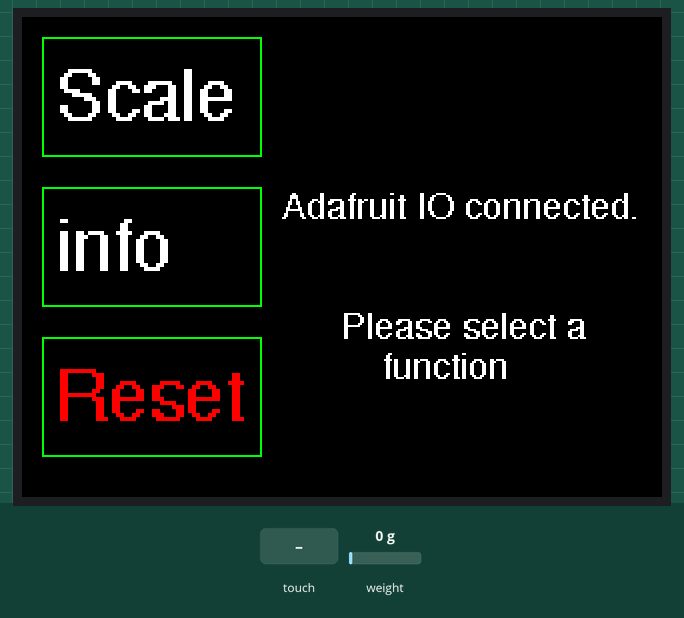
Bench run of a sketch on a simulated ESP32. Shown: 320×240 colour display. The test bench sets the inputs (shaded band); at power-on: weight on the scale 0 g. What the sketch prints to the serial monitor is not drawn.

Above: at 5.3 s.
5.4 s: touch panel pressed at 13 % / 10 % of its raw x / y range
At 6.4 s:
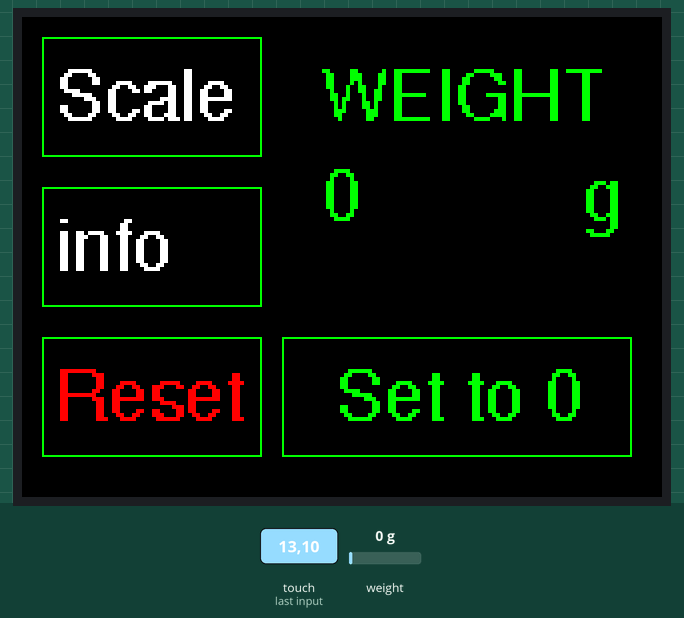
8.4 s: touch panel pressed at 38 % / 10 % of its raw x / y range
At 8.8 s:
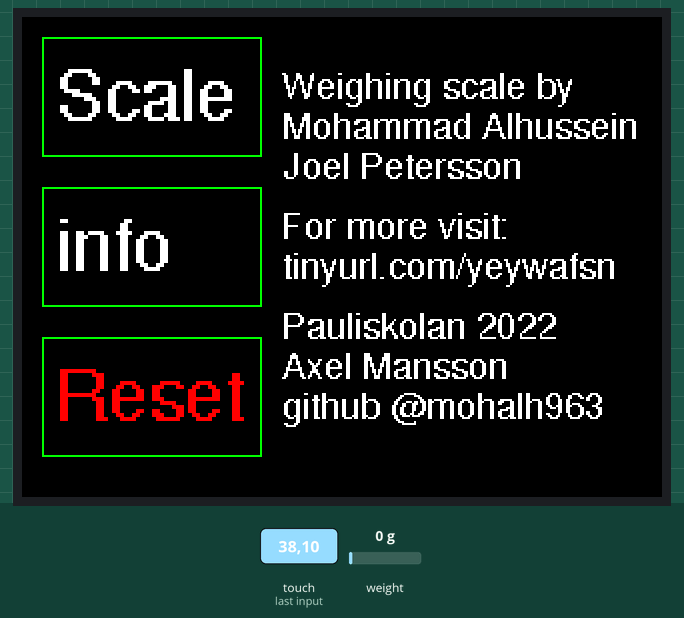
Timing chart, 0 to 8.9 s (numbered marks = the images above; inputs shaded):
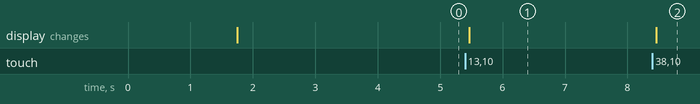

Measured:
- after the input at 5.4 s, the display: changes after 0.06 s (image 1)
- after the input at 8.4 s, the display: changes after 0.06 s (image 2)

The sketch:

Weighing_scale_final_v.ino
```cpp
#include <HX711_ADC.h>
#include <Wire.h>
#include <Adafruit_GFX.h>    // Core graphics library
#include <Adafruit_ILI9341.h> // Hardware-specific library
#include <Adafruit_STMPE610.h> //touchscreen library
#include <Fonts/FreeSans9pt7b.h>
#include "config.h" // network & AIO config
#include <BlockNot.h>

//define display pins
#define STMPE_CS 32
#define TFT_CS   15
#define TFT_DC   33
#define SD_CS    14

Adafruit_ILI9341 tft = Adafruit_ILI9341(TFT_CS, TFT_DC);
Adafruit_STMPE610 ts = Adafruit_STMPE610(STMPE_CS);

//Human interface buttons
boolean buttonScaleOn = true;
boolean buttonInfoOn  = true;

//AIO feed
AdafruitIO_Feed *GYARB1 = io.feed("GYARB1");

//define touchscreen coordinates
#define TS_MINX 3800
#define TS_MAXX 100
#define TS_MINY 100
#define TS_MAXY 3750

//pins:
const int HX711_dout = 16; //mcu > HX711 dout pin
const int HX711_sck = 22; //mcu > HX711 sck pin

//HX711 constructor:
HX711_ADC LoadCell(HX711_dout, HX711_sck);

unsigned long t = 0;

BlockNot AIOSAVE(3000); //In Milliseconds

void setup() {
  Serial.begin(115200); delay(10);
  Serial.println();
  Serial.println("Starting...");

  Serial.print("Connecting to Adafruit IO");
  io.connect();

  // wait for a connection
  while(io.status() < AIO_CONNECTED) {
    Serial.print(".");
    delay(500);
  }

  // we are connected
  Serial.println();
  Serial.println(io.statusText());

  ts.begin();
  tft.begin();
  tft.setFont(&FreeSans9pt7b);
  tft.setRotation(1);
  tft.fillScreen(ILI9341_BLACK);


  tft.drawRect(10,10, 110, 60, ILI9341_GREEN);
  tft.setCursor(17,50);
  tft.setTextColor(ILI9341_WHITE);
  tft.setTextSize(2);
  tft.print("Scale");

  tft.drawRect(10, 85, 110, 60, ILI9341_GREEN);
  tft.setCursor(17, 125 );
  tft.setTextColor(ILI9341_WHITE);
  tft.setTextSize(2);
  tft.print("info");

  tft.drawRect(10, 160, 110, 60, ILI9341_GREEN);
  tft.setCursor(17, 200 );
  tft.setTextColor(ILI9341_RED);
  tft.setTextSize(2);
  tft.print("Reset");

  tft.setTextColor(ILI9341_WHITE);
  tft.setCursor(130, 100);
  tft.setTextSize(1);
  tft.print(io.statusText());
  tft.setCursor(160, 160);
  tft.setTextSize(1);
  tft.print("Please select a");
  tft.setCursor(180, 180);
  tft.print("function");
  Serial.println("start loop");


  LoadCell.begin();
  //LoadCell.setReverseOutput(); //uncomment to turn a negative output value to positive
  unsigned long stabilizingtime = 2000; // preciscion right after power-up can be improved by adding a few seconds of stabilizing time
  boolean _tare = true; //set this to false if you don't want tare to be performed in the next step
  LoadCell.start(stabilizingtime, _tare);
  if (LoadCell.getTareTimeoutFlag() || LoadCell.getSignalTimeoutFlag()) {
    Serial.println("Timeout, check MCU>HX711 wiring and pin designations");
    while (1);
  }
  else {
    LoadCell.setCalFactor(452.0); // user set calibration value (float), initial value 1.0 may be used for this sketch
    Serial.println("Startup is complete");
  }
}

void loop() {
  static boolean newDataReady = 0;
  const int serialPrintInterval = 0; //increase value to slow down serial print activity

  TS_Point p = ts.getPoint();
  Serial.print("\tX = "); Serial.println(p.x);
  Serial.print("\tY = "); Serial.println(p.y);
  Serial.print("\tPressure = "); Serial.println(p.z);
  Serial.println("\t__________");
  p.x = map(p.x, TS_MINX, TS_MAXX, 0, tft.width());
  p.y = map(p.y, TS_MINY, TS_MAXY, 0, tft.height());

  // check for new data/start next conversion:
  if (LoadCell.update()) newDataReady = true;

  if (p.z > 10) { //avoid misstouch
    if (p.x > 240 and p.x < 320 and p.y > 0 and p.y < 100) {
      tft.fillRect(125, 0, 195, 230, ILI9341_BLACK);
      buttonScaleOn = false;
      buttonInfoOn  = true;
    }

    else if (p.x > 107 and p.x < 213 and p.y > 0 and p.y < 100){
      tft.fillRect(125, 0, 195, 230, ILI9341_BLACK);
      buttonScaleOn = true;
      buttonInfoOn  = false;

    }
    else if (p.x > 0 and p.x < 106 and p.y > 0 and p.y < 100){
    tft.fillScreen(ILI9341_RED);
    tft.setCursor(50, 100);
    tft.setTextColor(ILI9341_WHITE);
    tft.setTextSize(2);
    tft.print("Resetting in");
    tft.setCursor(80, 150);
    tft.print("10 sec.");
    delay(10000);
    ESP.restart();
    }
  }
  if (buttonScaleOn == 0) {
      tft.drawRect(130, 160, 175, 60, ILI9341_GREEN);
      tft.setCursor(157, 200 );
      tft.setTextColor(ILI9341_GREEN);
      tft.setTextSize(2);
      tft.print("Set to 0");
      tft.setCursor(150, 50);
      tft.print("WEIGHT");
      tft.setCursor(280, 100);
      tft.print("g");
      int i = LoadCell.getData();
      Serial.print("Current weight: ");
      Serial.println(i);
      newDataReady = 0;
      t = millis();
      tft.fillRect(150, 70, 130, 40, ILI9341_BLACK);
      tft.setCursor(150, 100);
      tft.print(i);


      if (p.x > 0 and p.x < 106 and p.y > 130 and p.y < 320){
        unsigned long stabilizingtime2 = 0; // no stabilizing time needed here
        boolean _tare = true; //set this to false if you don't want tare to be performed in the next step
        LoadCell.start(stabilizingtime2, _tare);

      }
  }
  else if (buttonInfoOn == 0){
    tft.setCursor(130, 40);
    tft.setTextColor(ILI9341_WHITE);
    tft.setTextSize(1);
    tft.print("Weighing scale by");
    tft.setCursor(130, 60);
    tft.print("Mohammad Alhussein");
    tft.setCursor(130, 80);
    tft.print("Joel Petersson");
    tft.setCursor(130, 110);
    tft.print("For more visit:");
    tft.setCursor(130, 130);
    tft.print("tinyurl.com/yeywafsn");
    tft.setCursor(130, 160);
    tft.print("Pauliskolan 2022");
    tft.setCursor(130, 180);
    tft.print("Axel Mansson");
    tft.setCursor(130, 200);
    tft.print("github @mohalh963");

  }
  if (AIOSAVE.TRIGGERED){
    int i = LoadCell.getData();
    GYARB1 -> save(i);
  }
}
```

config.h
```cpp
/************************ Adafruit IO Config *******************************/

// visit io.adafruit.com if you need to create an account,
// or if you need your Adafruit IO key.
#define IO_USERNAME "USERNAME"
#define IO_KEY      "AIO KEY"

/******************************* WIFI **************************************/

// the AdafruitIO_WiFi client will work with the following boards:
//   - HUZZAH ESP8266 Breakout -> https://www.adafruit.com/products/2471
//   - Feather HUZZAH ESP8266 -> https://www.adafruit.com/products/2821
//   - Feather HUZZAH ESP32 -> https://www.adafruit.com/product/3405
//   - Feather M0 WiFi -> https://www.adafruit.com/products/3010
//   - Feather WICED -> https://www.adafruit.com/products/3056
//   - Adafruit PyPortal -> https://www.adafruit.com/product/4116
//   - Adafruit Metro M4 Express AirLift Lite ->
//   https://www.adafruit.com/product/4000
//   - Adafruit AirLift Breakout -> https://www.adafruit.com/product/4201
//   - Adafruit AirLift Shield -> https://www.adafruit.com/product/4285
//   - Adafruit AirLift FeatherWing -> https://www.adafruit.com/product/4264

#define WIFI_SSID "NETWORK NAME"
#define WIFI_PASS "PASSWORD"

// uncomment the following line if you are using airlift
// #define USE_AIRLIFT

// uncomment the following line if you are using winc1500
// #define USE_WINC1500

// uncomment the following line if you are using mrk1010 or nano 33 iot
//#define ARDUINO_SAMD_MKR1010

// comment out the following lines if you are using fona or ethernet
#include "AdafruitIO_WiFi.h"

#if defined(USE_AIRLIFT) || defined(ADAFRUIT_METRO_M4_AIRLIFT_LITE) ||         \
    defined(ADAFRUIT_PYPORTAL)
// Configure the pins used for the ESP32 connection
#if !defined(SPIWIFI_SS) // if the wifi definition isnt in the board variant
// Don't change the names of these #define's! they match the variant ones
#define SPIWIFI SPI
#define SPIWIFI_SS 10 // Chip select pin
#define NINA_ACK 9    // a.k.a BUSY or READY pin
#define NINA_RESETN 6 // Reset pin
#define NINA_GPIO0 -1 // Not connected
#endif
AdafruitIO_WiFi io(IO_USERNAME, IO_KEY, WIFI_SSID, WIFI_PASS, SPIWIFI_SS,
                   NINA_ACK, NINA_RESETN, NINA_GPIO0, &SPIWIFI);
#else
AdafruitIO_WiFi io(IO_USERNAME, IO_KEY, WIFI_SSID, WIFI_PASS);
#endif
/******************************* FONA **************************************/

// the AdafruitIO_FONA client will work with the following boards:
//   - Feather 32u4 FONA -> https://www.adafruit.com/product/3027

// uncomment the following two lines for 32u4 FONA,
// and comment out the AdafruitIO_WiFi client in the WIFI section
// #include "AdafruitIO_FONA.h"
// AdafruitIO_FONA io(IO_USERNAME, IO_KEY);

/**************************** ETHERNET ************************************/

// the AdafruitIO_Ethernet client will work with the following boards:
//   - Ethernet FeatherWing -> https://www.adafruit.com/products/3201

// uncomment the following two lines for ethernet,
// and comment out the AdafruitIO_WiFi client in the WIFI section
// #include "AdafruitIO_Ethernet.h"
// AdafruitIO_Ethernet io(IO_USERNAME, IO_KEY);
```
